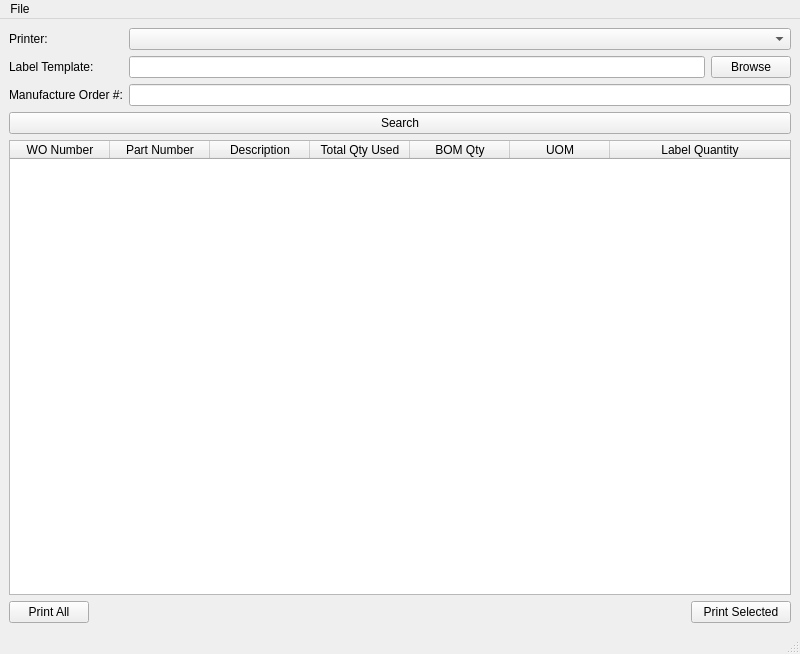
<?xml version="1.0" encoding="UTF-8"?>
<ui version="4.0">
 <class>MainWindow</class>
 <widget class="QMainWindow" name="MainWindow">
  <property name="geometry">
   <rect>
    <x>0</x>
    <y>0</y>
    <width>800</width>
    <height>654</height>
   </rect>
  </property>
  <property name="windowTitle">
   <string>Fishbowl Label Printer</string>
  </property>
  <widget class="QWidget" name="centralwidget">
   <layout class="QVBoxLayout" name="verticalLayout" stretch="0,0,1,0">
    <item>
     <layout class="QFormLayout" name="formLayout">
      <item row="0" column="0">
       <widget class="QLabel" name="label">
        <property name="text">
         <string>Printer:</string>
        </property>
       </widget>
      </item>
      <item row="0" column="1">
       <widget class="QComboBox" name="selectedPrinterComboBox">
        <property name="toolTip">
         <string>What Dymo printer to use. This is all printers available.</string>
        </property>
       </widget>
      </item>
      <item row="1" column="0">
       <widget class="QLabel" name="label_2">
        <property name="text">
         <string>Label Template:</string>
        </property>
       </widget>
      </item>
      <item row="1" column="1">
       <layout class="QHBoxLayout" name="horizontalLayout" stretch="1,0">
        <item>
         <widget class="QLineEdit" name="labelFileLineEdit">
          <property name="toolTip">
           <string>File path to the .label file to use.</string>
          </property>
          <property name="readOnly">
           <bool>true</bool>
          </property>
         </widget>
        </item>
        <item>
         <widget class="QPushButton" name="browsePushButton">
          <property name="text">
           <string>Browse</string>
          </property>
         </widget>
        </item>
       </layout>
      </item>
      <item row="2" column="0">
       <widget class="QLabel" name="label_3">
        <property name="text">
         <string>Manufacture Order #:</string>
        </property>
       </widget>
      </item>
      <item row="2" column="1">
       <widget class="QLineEdit" name="lineEdit"/>
      </item>
     </layout>
    </item>
    <item>
     <widget class="QPushButton" name="searchPushButton">
      <property name="text">
       <string>Search</string>
      </property>
     </widget>
    </item>
    <item>
     <widget class="QTableWidget" name="tableWidget">
      <property name="editTriggers">
       <set>QAbstractItemView::NoEditTriggers</set>
      </property>
      <property name="selectionMode">
       <enum>QAbstractItemView::SingleSelection</enum>
      </property>
      <property name="selectionBehavior">
       <enum>QAbstractItemView::SelectRows</enum>
      </property>
      <attribute name="horizontalHeaderStretchLastSection">
       <bool>true</bool>
      </attribute>
      <attribute name="verticalHeaderVisible">
       <bool>false</bool>
      </attribute>
      <column>
       <property name="text">
        <string>WO Number</string>
       </property>
      </column>
      <column>
       <property name="text">
        <string>Part Number</string>
       </property>
      </column>
      <column>
       <property name="text">
        <string>Description</string>
       </property>
      </column>
      <column>
       <property name="text">
        <string>Total Qty Used</string>
       </property>
      </column>
      <column>
       <property name="text">
        <string>BOM Qty</string>
       </property>
      </column>
      <column>
       <property name="text">
        <string>UOM</string>
       </property>
      </column>
      <column>
       <property name="text">
        <string>Label Quantity</string>
       </property>
      </column>
     </widget>
    </item>
    <item>
     <layout class="QHBoxLayout" name="horizontalLayout_2">
      <item>
       <widget class="QPushButton" name="printPushButton">
        <property name="text">
         <string>Print All</string>
        </property>
       </widget>
      </item>
      <item>
       <spacer name="horizontalSpacer">
        <property name="orientation">
         <enum>Qt::Horizontal</enum>
        </property>
        <property name="sizeHint" stdset="0">
         <size>
          <width>40</width>
          <height>20</height>
         </size>
        </property>
       </spacer>
      </item>
      <item>
       <widget class="QPushButton" name="printSelectedPushButton">
        <property name="minimumSize">
         <size>
          <width>100</width>
          <height>0</height>
         </size>
        </property>
        <property name="text">
         <string>Print Selected</string>
        </property>
       </widget>
      </item>
     </layout>
    </item>
   </layout>
  </widget>
  <widget class="QMenuBar" name="menubar">
   <property name="geometry">
    <rect>
     <x>0</x>
     <y>0</y>
     <width>800</width>
     <height>21</height>
    </rect>
   </property>
   <widget class="QMenu" name="menuFile">
    <property name="title">
     <string>File</string>
    </property>
    <addaction name="actionMySQL_Settings"/>
   </widget>
   <addaction name="menuFile"/>
  </widget>
  <widget class="QStatusBar" name="statusbar"/>
  <action name="actionMySQL_Settings">
   <property name="text">
    <string>MySQL Settings</string>
   </property>
   <property name="toolTip">
    <string>Settings for connecting to Fishbowls MySQL instance.</string>
   </property>
   <property name="statusTip">
    <string>Settings for connecting to Fishbowls MySQL instance.</string>
   </property>
  </action>
 </widget>
 <resources/>
 <connections/>
</ui>
